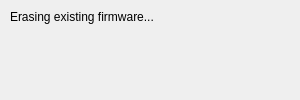
<?xml version="1.0" encoding="UTF-8"?>
<ui version="4.0">
 <class>FirmwareUpdateProgressDialog</class>
 <widget class="QDialog" name="FirmwareUpdateProgressDialog">
  <property name="geometry">
   <rect>
    <x>0</x>
    <y>0</y>
    <width>300</width>
    <height>100</height>
   </rect>
  </property>
  <property name="windowTitle">
   <string>Firmware Update In Progress...</string>
  </property>
  <widget class="QLabel" name="label">
   <property name="geometry">
    <rect>
     <x>10</x>
     <y>10</y>
     <width>281</width>
     <height>81</height>
    </rect>
   </property>
   <property name="text">
    <string>Erasing existing firmware...</string>
   </property>
   <property name="alignment">
    <set>Qt::AlignLeading|Qt::AlignLeft|Qt::AlignTop</set>
   </property>
  </widget>
 </widget>
 <resources/>
 <connections/>
</ui>
